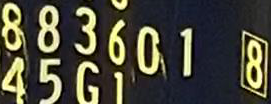
#> input picture JPEGImages/00001.bmp, 271 x 104 px, given in place of 00001.jpg, which was not available
$ python GLCM.py   (older library calls are emulated)
#> lines starting #> are read from the running program, lines starting #| are printed output that depends on the picture; pictures that were not available may be replaced by others from this repository, and a replacement may not be noted
import matplotlib.pyplot as plt
import cv2
from skimage.feature import greycomatrix, greycoprops
from skimage import data


PATCH_SIZE = 21

# open the camera image
# image = data.camera()

path = r'C:\Users\westwell\Desktop\xProject\landscape.jpg' # image path
path = r"C:\ningboDataset\1_ating\ThreeRegions\image\00001.jpg"
image = cv2.imread(path, 0) # read greyscale image
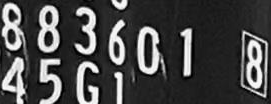
#> image: shape (104, 271); min 0, max 253, mean 72.1

# select some patches from grassy areas of the image
grass_locations = [(474, 291), (440, 433), (466, 18), (462, 236)]
grass_patches = []
for loc in grass_locations:
    grass_patches.append(image[loc[0]:loc[0] + PATCH_SIZE,
                               loc[1]:loc[1] + PATCH_SIZE])
#> after the loop, grass_patches = [empty array, empty array, empty array, empty array]

# select some patches from sky areas of the image
sky_locations = [(54, 48), (21, 233), (90, 380), (195, 330)]
sky_patches = []
for loc in sky_locations:
    sky_patches.append(image[loc[0]:loc[0] + PATCH_SIZE,
                             loc[1]:loc[1] + PATCH_SIZE])
#> after the loop, sky_patches = 4 items

# compute some GLCM properties each patch
xs = []
ys = []
for patch in (grass_patches + sky_patches):
#> (the run stopped early here; a loop or call above may not have finished)

$ run again, with JPEGImages/00000.bmp copied over JPEGImages/00001.bmp
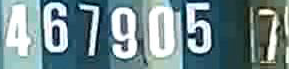
#> input picture JPEGImages/00000.bmp, 289 x 69 px, given in place of 00001.jpg, which was not available
#> `image = cv2.imread(path, 0)`:
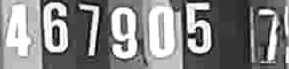
#> image: shape (69, 289); min 1, max 255, mean 133
#> after the loop `for loc in grass_locations:`: grass_patches = [empty array, empty array, empty array, empty array]
#> after the loop `for loc in sky_locations:`: sky_patches = 4 items

$ run again, with JPEGImages/00002.bmp copied over JPEGImages/00001.bmp
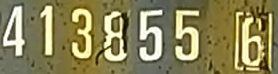
#> input picture JPEGImages/00002.bmp, 278 x 74 px, given in place of 00001.jpg, which was not available
#> `image = cv2.imread(path, 0)`:
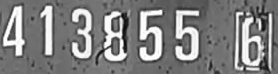
#> image: shape (74, 278); min 4, max 255, mean 128
#> after the loop `for loc in grass_locations:`: grass_patches = [empty array, empty array, empty array, empty array]
#> after the loop `for loc in sky_locations:`: sky_patches = 4 items

$ run again, with JPEGImages/00003.bmp copied over JPEGImages/00001.bmp
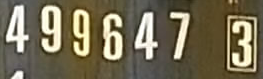
#> input picture JPEGImages/00003.bmp, 263 x 79 px, given in place of 00001.jpg, which was not available
#> `image = cv2.imread(path, 0)`:
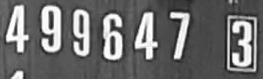
#> image: shape (79, 263); min 17, max 255, mean 108.2
#> after the loop `for loc in grass_locations:`: grass_patches = [empty array, empty array, empty array, empty array]
#> after the loop `for loc in sky_locations:`: sky_patches = 4 items
